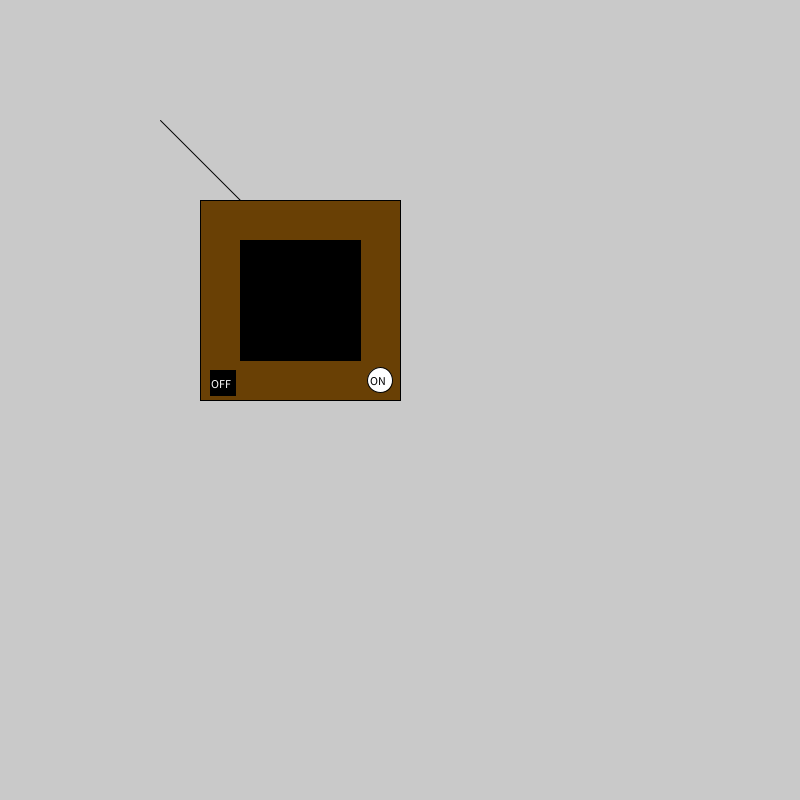
Frame 1 (no input)
Frame 60 (the mouse pressed at the canvas centre just before this capture): identical to frame 1, image omitted
Frame 120 (the mouse held since frame 60 and released just before this capture): identical to frame 1, image omitted

The Processing sketch that drew this single still picture (run headless with seeded random() and noise(); from frame 60 on, the mouse is pressed at the canvas centre):

// Processing sketch: s19magd150lab05_McClendon
// ── s19magd150lab05_McClendon.pde
int rectX = 210;
int rectY = 370;
int rectSize = 25;
int circleX = 380; 
int circleY = 380; 
int circleSize = 25;
color rectHighlight, circleHighlight;
 color rectColor, circleColor, baseColor;
 color currentColor;
boolean circButton = true;
boolean rectButton = false;

void setup(){
background(255);
size(800,800);
 rectColor = color(0);
  rectHighlight = color(51);
  circleColor = color(255);
  circleHighlight = color(204);
  baseColor = color(0);
  currentColor = baseColor;
ellipseMode(CENTER);
}

void draw(){
  background(201);
  update(mouseX, mouseX);

  //antenna
  line(180+60,180+20,100+60,100+20);
  //TV box
  fill(105,64,5);
  rect(200, 200, 200, 200);
  fill(currentColor); 
  rect(240, 240, 120, 120);

 if (circButton) {
    fill(circleHighlight);
  } else {
    fill(circleColor);
  }
    //circle button
 ellipse(circleX, circleY, circleSize, circleSize);
 
    if (rectButton) {
    fill(rectHighlight);
  } else {
    fill(rectColor);
  }
  //rect button
  rect(rectX, rectY, rectSize, rectSize);
  // "on" text
  text("ON", circleX-10, circleY+5);
  // "off" text
  fill(255);
  text("OFF", rectX+1, rectY+18);
}
 
void update(int x, int y) {
  if ( circButton(circleX, circleY, circleSize) ) {
    circButton = true;
    rectButton = false;
  } else if ( rectButton(rectX, rectY, rectSize, rectSize) ) {
    rectButton = true;
    circButton = false;
  } else {
    circButton = rectButton = false;
  }
}

void mousePressed() {
  if (circButton) {
   currentColor = circleColor;
  }
  if (rectButton) {
    currentColor = rectColor;
  }
}
boolean circButton(int x, int y, int diameter) {
  float disX = x - mouseX;
  float disY = y - mouseY;
  if (sqrt(sq(disX) + sq(disY)) < diameter/2 ) {
    return true;
  } else {
    return false;
  }
}

boolean rectButton(int x, int y, int width, int height)  {
  if (mouseX >= x && mouseX <= x+width && 
      mouseY >= y && mouseY <= y+height) {
    return true;
  } else {
    return false;
  }
}
